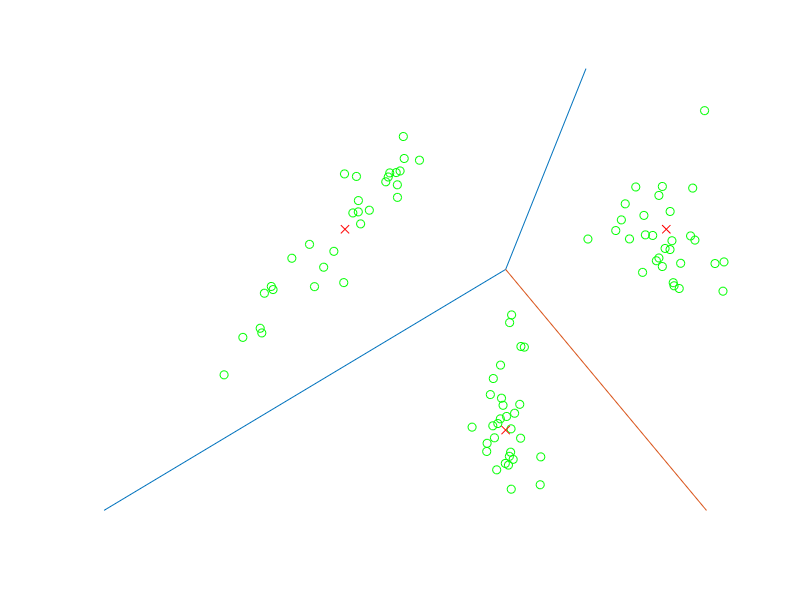
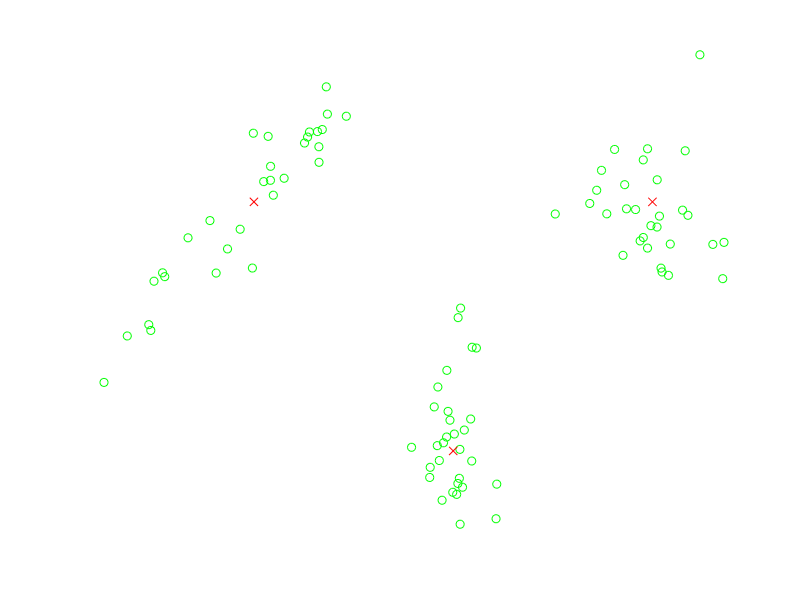

These charts were generated, in order, by the following MATLAB code: (Note: this script raises an error after producing the figures.)
function RbfVsMLP_Pics

n=30;
m1=[4 5];s=[1 0;0 1];
a=mvnrnd(m1,s,n);
plot(a(:,1),a(:,2),'go')
hold on

m2=[-4 5];s=[2 1.9;1.9 2];
b=mvnrnd(m2,s,n);
plot(b(:,1),b(:,2),'go')

m3=[0 0];s=[0.1 0;0 1];
c=mvnrnd(m3,s,n);
plot(c(:,1),c(:,2),'go')
ms=[m1;m2;m3];
plot(ms(:,1),ms(:,2),'rx')
axis equal
axis off
plot([2 0 -10],[9 4 -2])
plot([5 0],[-2 4])
hold off

figure

plot(a(:,1),a(:,2),'go')
hold on
plot(b(:,1),b(:,2),'go')
plot(c(:,1),c(:,2),'go')
plot(ms(:,1),ms(:,2),'rx')

axis equal
axis off
MyCircle(m1,2.5,100);
MyCircle(m2,2.5,100);
MyCircle(m3,2.5,100);
hold off

figure

plot(a(:,1),a(:,2),'go')
hold on
plot(b(:,1),b(:,2),'go')
plot(c(:,1),c(:,2),'go')
plot(ms(:,1),ms(:,2),'rx')

axis equal
%axis off
MyCircle(m1,2.5,100);
MyCircle(m2,2,100);
MyCircle(m3,1.5,100);
hold off

figure

plot(a(:,1),a(:,2),'go')
hold on
plot(b(:,1),b(:,2),'go')
plot(c(:,1),c(:,2),'go')
plot(ms(:,1),ms(:,2),'rx')

axis equal
axis off
hold off